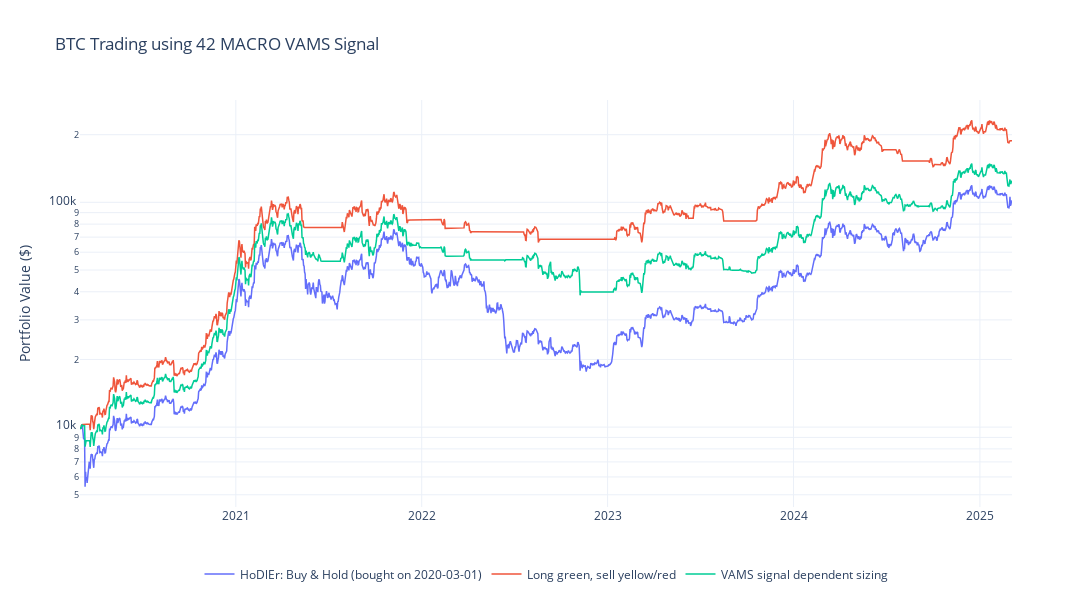

The code cell stored with this chart in its notebook:
### Code cell
import plotly.graph_objects as go

# Create figure
fig = go.Figure()

# Add each portfolio's value curve
portfolios = {
    'HoDlEr: Buy & Hold (bought on 2020-03-01)': bh_pf,
    'Long green, sell yellow/red': less_ords,
    'VAMS signal dependent sizing': cpf_fo
}

for name, pf in portfolios.items():
    fig.add_trace(
        go.Scatter(
            x=pf.value().index,
            y=pf.value().values,
            name=name,
            mode='lines',
            line=dict(width=1.5)
        )
    )

# Update layout with horizontal legend at bottom
fig.update_layout(
    title='BTC Trading using 42 MACRO VAMS Signal',
    yaxis_title='Portfolio Value ($)',
    template='plotly_white',
    width=1200,
    height=600,
    yaxis_type='log',
    showlegend=True,
    hovermode='x unified',
    legend=dict(
        orientation="h",
        yanchor="bottom",
        y=-0.2,
        xanchor="center",
        x=0.5
    )
)

# Show the figure
fig.show()

### Figure 1 — Plotly figure (JSON) as saved in the notebook; plotly's stock layout.template omitted (floating-point values rounded to 4 significant figures; data arrays with more than 128 entries replaced by an {"elided": "..."} marker saying what was removed)
{"data": [{"line": {"width": 1.5}, "mode": "lines", "name": "HoDlEr: Buy & Hold (bought on 2020-03-01)", "type": "scatter", "x": {"elided": "1831 str values"}, "y": {"elided": "1831 float values"}}, {"line": {"width": 1.5}, "mode": "lines", "name": "Long green, sell yellow/red", "type": "scatter", "x": {"elided": "1831 str values"}, "y": {"elided": "1831 float values"}}, {"line": {"width": 1.5}, "mode": "lines", "name": "VAMS signal dependent sizing", "type": "scatter", "x": {"elided": "1831 str values"}, "y": {"elided": "1831 float values"}}], "layout": {"height": 600, "hovermode": "x unified", "legend": {"orientation": "h", "x": 0.5, "xanchor": "center", "y": -0.2, "yanchor": "bottom"}, "showlegend": true, "title": {"text": "BTC Trading using 42 MACRO VAMS Signal"}, "width": 1200, "yaxis": {"title": {"text": "Portfolio Value ($)"}, "type": "log"}}}
